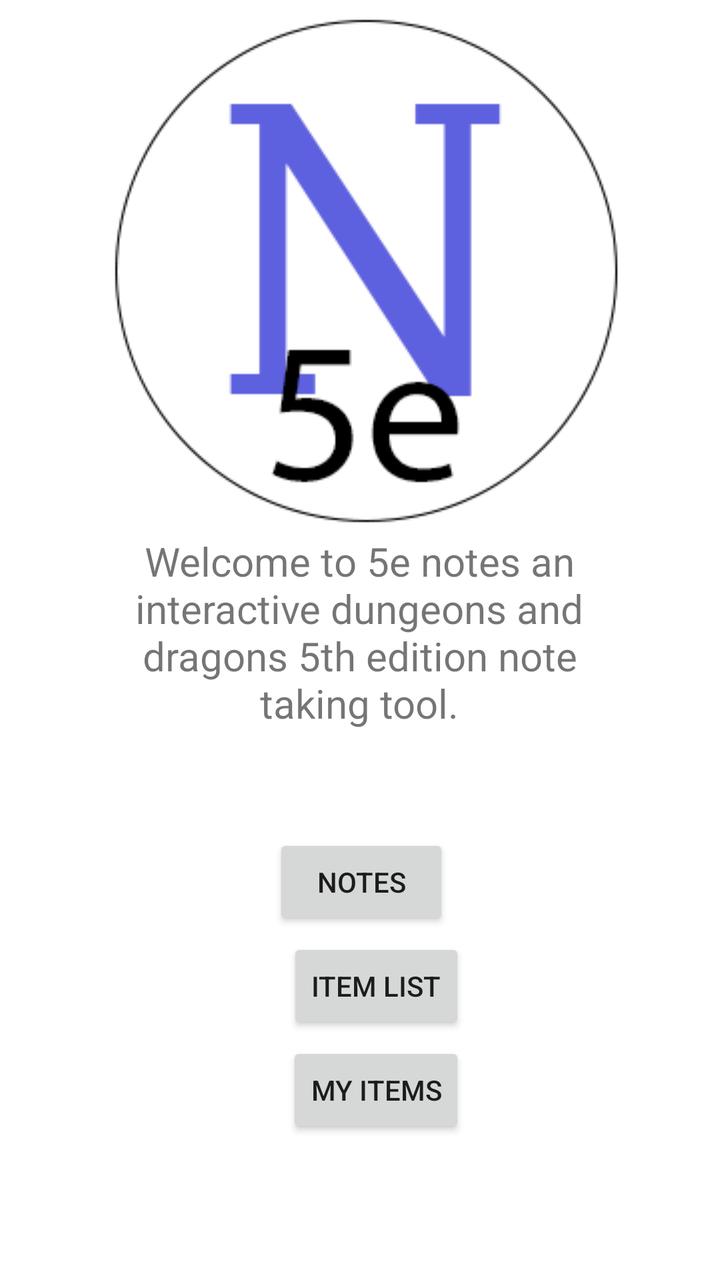
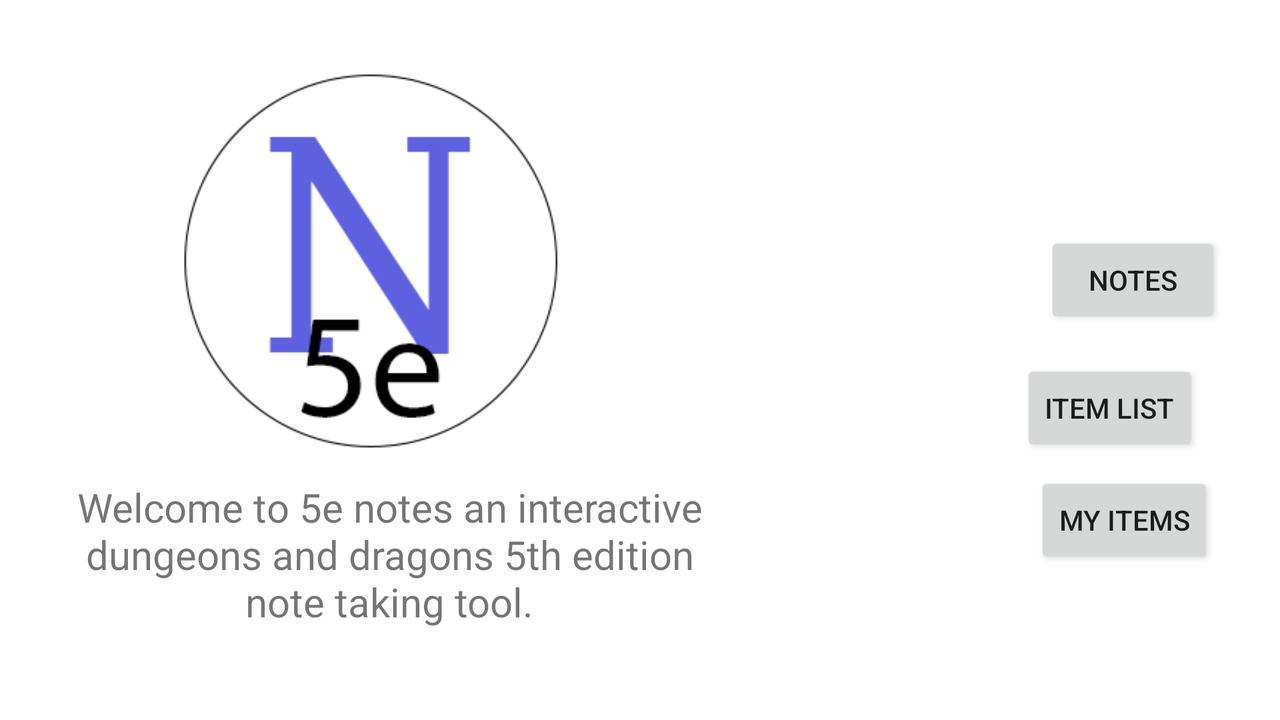

An Android layout and its configuration variant, each rendered on a device that would load it. The default file and the variant file are quoted in full after the pictures.
<!-- AndroidManifest.xml: application theme Theme.5ENotes -->
<!-- res/layout/fragment_location_selection.xml -->
<?xml version="1.0" encoding="utf-8"?>
<androidx.constraintlayout.widget.ConstraintLayout xmlns:android="http://schemas.android.com/apk/res/android"
    xmlns:app="http://schemas.android.com/apk/res-auto"
    xmlns:tools="http://schemas.android.com/tools"
    android:layout_width="match_parent"
    android:layout_height="match_parent"
    tools:context=".LocationSelectionFragment">

    <Button
        android:id="@+id/btnItemList"
        android:layout_width="wrap_content"
        android:layout_height="wrap_content"
        android:layout_marginTop="4dp"
        android:layout_marginEnd="76dp"
        android:text="Item list"
        app:layout_constraintEnd_toEndOf="@+id/textView2"
        app:layout_constraintTop_toBottomOf="@+id/btnNotes"
        tools:ignore="SpeakableTextPresentCheck" />

    <Button
        android:id="@+id/btnNotes"
        android:layout_width="wrap_content"
        android:layout_height="wrap_content"
        android:layout_marginTop="8dp"
        android:layout_marginEnd="84dp"
        android:text="Notes"
        app:layout_constraintEnd_toEndOf="@+id/textView2"
        app:layout_constraintTop_toBottomOf="@+id/textView2" />

    <Button
        android:id="@+id/btnMyItems"
        android:layout_width="wrap_content"
        android:layout_height="wrap_content"
        android:layout_marginTop="4dp"
        android:layout_marginEnd="76dp"
        android:text="My Items"
        app:layout_constraintEnd_toEndOf="@+id/textView2"
        app:layout_constraintTop_toBottomOf="@+id/btnItemList" />

    <ImageView
        android:id="@+id/imageView"
        android:layout_width="wrap_content"
        android:layout_height="wrap_content"
        android:layout_marginTop="4dp"
        android:contentDescription="TODO"
        app:layout_constraintEnd_toEndOf="parent"
        app:layout_constraintHorizontal_bias="0.498"
        app:layout_constraintStart_toStartOf="parent"
        app:layout_constraintTop_toTopOf="parent"
        app:srcCompat="@drawable/_enotes" />

    <TextView
        android:id="@+id/textView2"
        android:layout_width="258dp"
        android:layout_height="142dp"
        android:layout_marginEnd="5dp"
        android:text="Welcome to 5e notes an interactive dungeons and dragons 5th edition note taking tool."
        android:textAlignment="center"
        android:textSize="20sp"
        app:layout_constraintEnd_toEndOf="@+id/imageView"
        app:layout_constraintTop_toBottomOf="@+id/imageView" />

</androidx.constraintlayout.widget.ConstraintLayout>
<!-- resources referenced by this layout -->
<resources>
  <!-- drawable _enotes: png bitmap (drawable-v24, 128551 bytes) -->
  <style name="Theme.5ENotes" parent="Theme.MaterialComponents.DayNight.DarkActionBar">
          
          <item name="colorPrimary">@color/purple_500</item>
          <item name="colorPrimaryVariant">@color/purple_700</item>
          <item name="colorOnPrimary">@color/white</item>
          
          <item name="colorSecondary">@color/teal_200</item>
          <item name="colorSecondaryVariant">@color/teal_700</item>
          <item name="colorOnSecondary">@color/black</item>
          
          <item name="android:statusBarColor" tools:targetApi="l">?attr/colorPrimaryVariant</item>
          
      </style>
</resources>
<!-- res/layout-land/fragment_location_selection.xml (the author's variant of the layout above) -->
<!-- drawn on the phone turned sideways -->
<?xml version="1.0" encoding="utf-8"?>
<androidx.constraintlayout.widget.ConstraintLayout xmlns:android="http://schemas.android.com/apk/res/android"
    xmlns:app="http://schemas.android.com/apk/res-auto"
    xmlns:tools="http://schemas.android.com/tools"
    android:layout_width="match_parent"
    android:layout_height="match_parent"
    tools:context=".LocationSelectionFragment">

    <Button
        android:id="@+id/btnItemList"
        android:layout_width="wrap_content"
        android:layout_height="wrap_content"
        android:layout_marginStart="228dp"
        android:layout_marginTop="16dp"
        android:text="Item list"
        app:layout_constraintStart_toEndOf="@+id/imageView"
        app:layout_constraintTop_toBottomOf="@+id/btnNotes"
        tools:ignore="SpeakableTextPresentCheck" />

    <Button
        android:id="@+id/btnNotes"
        android:layout_width="wrap_content"
        android:layout_height="wrap_content"
        android:layout_marginStart="240dp"
        android:layout_marginTop="92dp"
        android:text="Notes"
        app:layout_constraintStart_toEndOf="@+id/imageView"
        app:layout_constraintTop_toTopOf="@+id/imageView" />

    <Button
        android:id="@+id/btnMyItems"
        android:layout_width="wrap_content"
        android:layout_height="wrap_content"
        android:layout_marginStart="156dp"
        android:layout_marginTop="8dp"
        android:text="My Items"
        app:layout_constraintStart_toEndOf="@+id/textView2"
        app:layout_constraintTop_toBottomOf="@+id/btnItemList" />

    <ImageView
        android:id="@+id/imageView"
        android:layout_width="199dp"
        android:layout_height="213dp"
        android:layout_marginTop="24dp"
        android:contentDescription="TODO"
        app:layout_constraintEnd_toEndOf="parent"
        app:layout_constraintHorizontal_bias="0.189"
        app:layout_constraintStart_toStartOf="parent"
        app:layout_constraintTop_toTopOf="parent"
        app:srcCompat="@drawable/_enotes" />

    <TextView
        android:id="@+id/textView2"
        android:layout_width="333dp"
        android:layout_height="112dp"
        android:layout_marginTop="3dp"
        android:text="Welcome to 5e notes an interactive dungeons and dragons 5th edition note taking tool."
        android:textAlignment="center"
        android:textSize="20sp"
        app:layout_constraintEnd_toEndOf="parent"
        app:layout_constraintHorizontal_bias="0.092"
        app:layout_constraintStart_toStartOf="parent"
        app:layout_constraintTop_toBottomOf="@+id/imageView" />



</androidx.constraintlayout.widget.ConstraintLayout>
